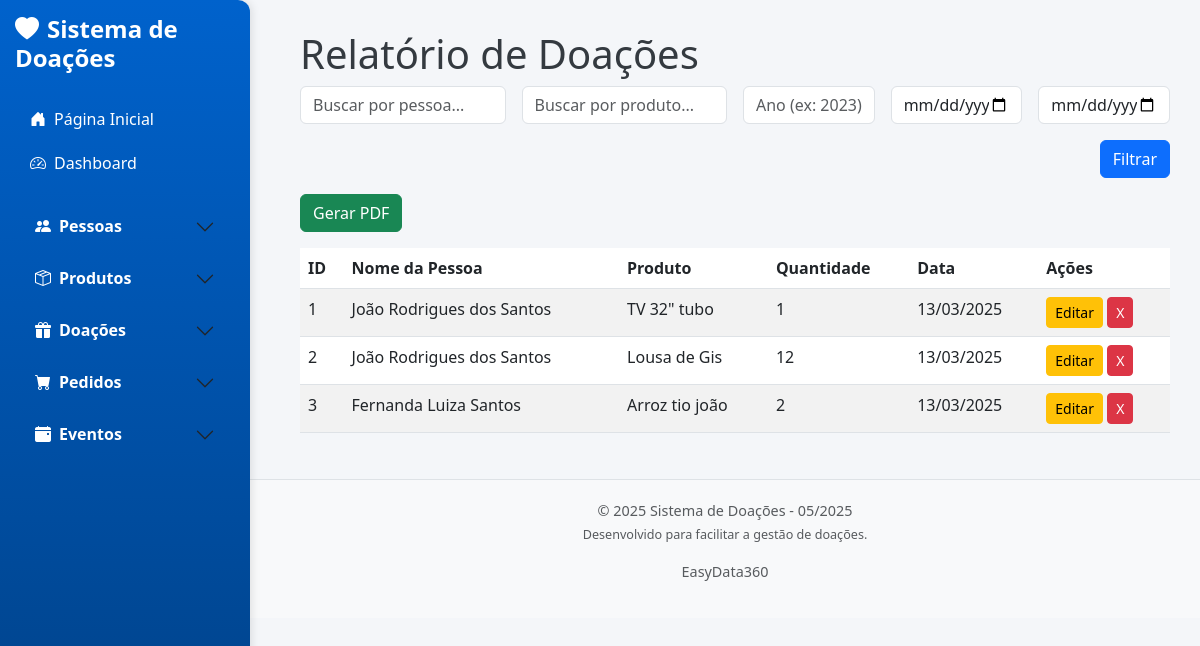
Page /doacoes on the earlier database version.
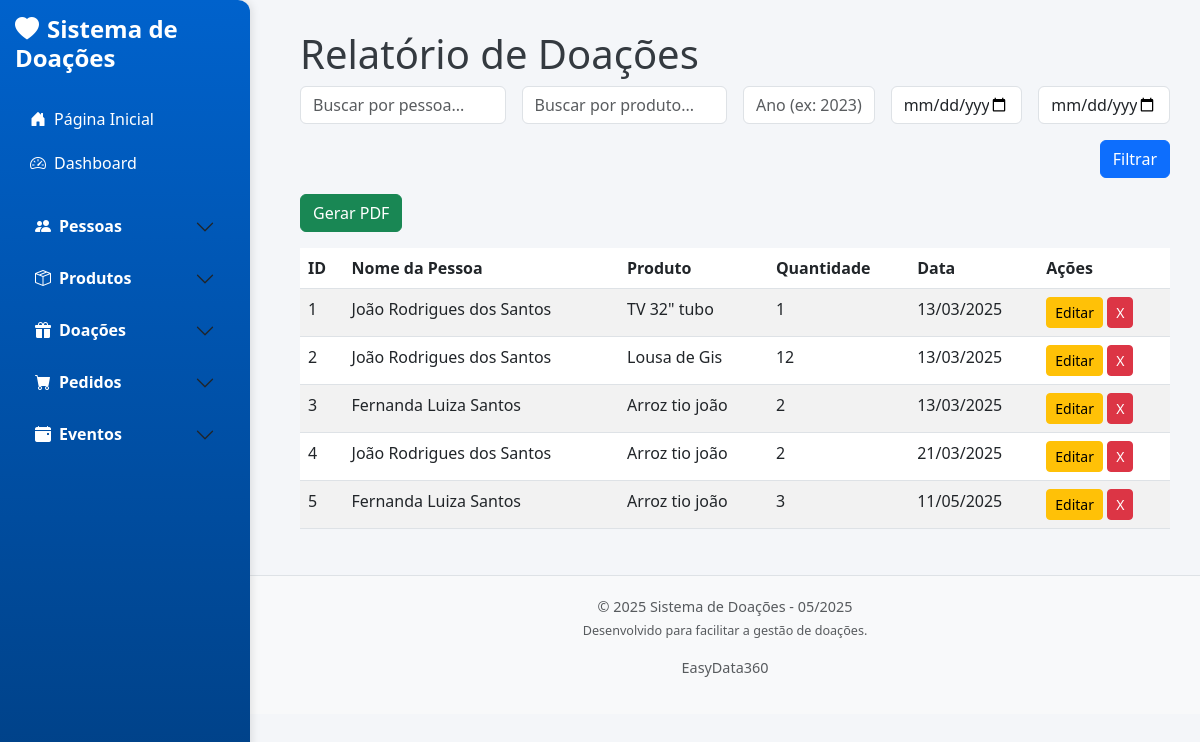
Same page on the later database version.
### app/models/doacao.py (models this page shows, shortened)
class Doacao(db.Model):
    __tablename__ = 'doacoes'
    id = db.Column(db.Integer, primary_key=True)
    pessoa_id = db.Column(db.Integer, db.ForeignKey('pessoas.id'), nullable=False)
    produto_id = db.Column(db.Integer, db.ForeignKey('produtos.id'), nullable=False)
    quantidade = db.Column(db.Integer, nullable=False)
    data_doacao = db.Column(db.Date, nullable=False, default=date.today)
    pessoa = db.relationship('Pessoa', backref='doacoes_pessoa')
    produto = db.relationship('Produto', backref='doacoes_produto_rel')

### app/models/pessoa.py (models this page shows, shortened)
class Pessoa(db.Model):
    __tablename__ = 'pessoas'
    id = db.Column(db.Integer, primary_key=True)
    nome = db.Column(db.String(100), nullable=False)  # Evita duplicação
    endereco = db.Column(db.String(255))
    bairro = db.Column(db.String(100))
    telefone = db.Column(db.String(20))
    filhos = db.Column(db.String(50))
    profissao = db.Column(db.String(50))
    qtd_pessoas = db.Column(db.Integer)
    locomocao = db.Column(db.String(50))
    data_cadastro = db.Column(db.Date)
    ativo = db.Column(db.Boolean, default=True)  # Novo campo para ativação/desativação

### app/models/produto.py (models this page shows, shortened)
class Produto(db.Model):
    __tablename__ = 'produtos'
    id = db.Column(db.Integer, primary_key=True)
    nome_produto = db.Column(db.String(100), nullable=False, unique=True)  # Evita duplicação
    descricao = db.Column(db.String(255), nullable=True)
    quantidade = db.Column(db.Integer, nullable=False, default=0)
    data_entrada = db.Column(db.DateTime, nullable=False)

### app/controllers/doacao_controller.py (the view)
def listar_doacoes():
    search_pessoa = request.args.get('search_pessoa', '').strip()
    search_produto = request.args.get('search_produto', '').strip()
    ano_str = request.args.get('ano', '').strip()
    data_inicio_str = request.args.get('data_inicio', '').strip()
    data_fim_str = request.args.get('data_fim', '').strip()
    data_inicio = _to_date(data_inicio_str)
    data_fim = _to_date(data_fim_str)
    query = Doacao.query.join(Pessoa).join(Produto)
    if search_pessoa:
        query = query.filter(Pessoa.nome.ilike(f"%{search_pessoa}%"))
    if search_produto:
        query = query.filter(Produto.nome_produto.ilike(f"%{search_produto}%"))
    ano = None
    if ano_str.isdigit():
        ano = int(ano_str)
    if data_inicio and data_fim:
        query = query.filter(Doacao.data_doacao.between(data_inicio, data_fim))
    elif data_inicio:
        query = query.filter(Doacao.data_doacao >= data_inicio)
    elif data_fim:
        query = query.filter(Doacao.data_doacao <= data_fim)
    if ano:
        ano_ini = date(ano, 1, 1)
        ano_fim = date(ano, 12, 31)
        query = query.filter(Doacao.data_doacao.between(ano_ini, ano_fim))
    doacoes = query.all()
    return render_template('doacoes/relatorio.html', doacoes=doacoes)

### app/controllers/doacao_controller.py (called while the page is built)
def _to_date(s: str):
    if not s:
        return None
    try:
        return datetime.strptime(s, "%Y-%m-%d").date()
    except ValueError:
        return None

### app/templates/doacoes/relatorio.html (shortened to what this page needs)
{% extends 'base.html' %}
{% block content %}
<h1>Relatório de Doações</h1>
<form method="GET" action="{{ url_for('relatorio_doacoes') }}" class="mb-3 row g-3">
    <div class="col-md-3">
        <input type="text" name="search_pessoa" class="form-control" placeholder="Buscar por pessoa..." value="{{ request.args.get('search_pessoa', '') }}">
    </div>
    <div class="col-md-3">
        <input type="text" name="search_produto" class="form-control" placeholder="Buscar por produto..." value="{{ request.args.get('search_produto', '') }}">
    </div>
    <div class="col-md-2">
        <input type="text" name="ano" class="form-control" placeholder="Ano (ex: 2023)" value="{{ request.args.get('ano', '') }}">
    </div>
    <div class="col-md-2">
        <input type="date" name="data_inicio" class="form-control" value="{{ request.args.get('data_inicio', '') }}">
    </div>
    <div class="col-md-2">
        <input type="date" name="data_fim" class="form-control" value="{{ request.args.get('data_fim', '') }}">
    </div>
    <div class="col-12 text-end">
        <button type="submit" class="btn btn-primary">Filtrar</button>
    </div>
</form>
<form method="GET" action="{{ url_for('relatorio_doacoes_pdf') }}" class="mb-3">
    <button type="submit" class="btn btn-success">Gerar PDF</button>
</form>
<table class="table table-striped">
    <thead>
        <tr>
            <th>ID</th>
            <th>Nome da Pessoa</th>
            <th>Produto</th>
            <th>Quantidade</th>
            <th>Data</th>
            <th>Ações</th>
        </tr>
    </thead>
    <tbody>
        {% for doacao in doacoes %}
        <tr>
            <td>{{ doacao.id }}</td>
            <td>{{ doacao.pessoa.nome }}</td>
            <td>{{ doacao.produto.nome_produto }}</td>
            <td>{{ doacao.quantidade }}</td>
            <td>{{ doacao.data_doacao.strftime('%d/%m/%Y') }}</td>
            <td>
                <a href="{{ url_for('editar_doacao', id=doacao.id) }}" class="btn btn-warning btn-sm">Editar</a>
                <form action="{{ url_for('delete_doacao', id=doacao.id) }}" method="post" style="display:inline;">
                    <button type="submit" class="btn btn-danger btn-sm" onclick="return confirm('Tem certeza que deseja excluir esta doacao?')">X</button>
                </form>
            </td>
        </tr>
        {% endfor %}
    </tbody>
</table>
{% endblock %}

Differences in the rows shown:
added Doacao: id "4", pessoa.nome "João Rodrigues dos Santos", produto.nome_produto "Arroz tio joão", quantidade "2", data_doacao "21/03/2025"
added Doacao: id "5", pessoa.nome "Fernanda Luiza Santos", produto.nome_produto "Arroz tio joão", quantidade "3", data_doacao "11/05/2025"
